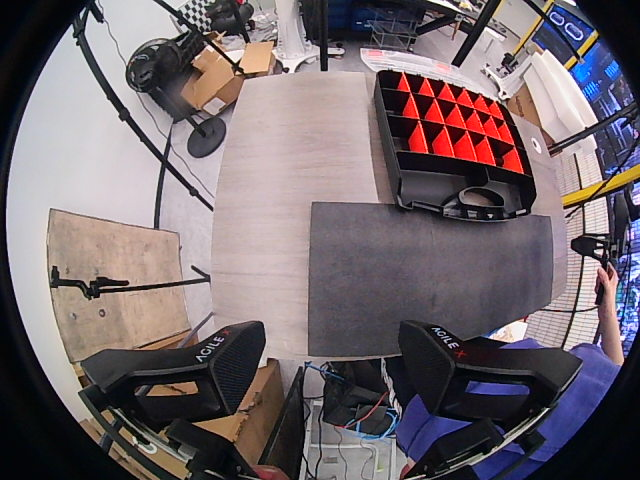
#> input picture report/allure-report/data/attachments/1fb1f3129f131bc5.png, 640 x 480 px
$ python -i extract_mcap_image.py   (imports and definitions only)
#> lines starting #> are read from the running program, lines starting #| are printed output that depends on the picture
"""
从 MCAP 文件中提取指定 topic 在指定纳秒时间戳附近的图像消息
支持保存图像元数据及解码后的图片文件
"""

import io
import json
import os
import re
import sys
import struct
import subprocess
from pathlib import Path
from datetime import datetime
from typing import Any, Optional, Sequence, TypedDict

from mcap.reader import make_reader

from common.mcap_source import (
    DEFAULT_INITIAL_SEARCH_WINDOW_NS,
    adaptive_search_windows,
    local_mcap_sources,
    mcap_source_name,
    open_mcap_source,
    read_mcap_window_messages,
    select_mcap_sources_for_window,
)


class ParsedImageInfo(TypedDict):
    header_stamp_sec: int
    header_stamp_nanosec: int
    frame_id: str
    height: int
    width: int
    encoding: str
    is_bigendian: int
    step: int
    data: bytes
    data_length: int


class SaveImageResult(TypedDict):
    saved_paths: list[str]
    preview_path: Optional[str]
    preview_error: Optional[str]


def _sanitize_filename_component(value: str) -> str:
    sanitized = re.sub(r"[^0-9A-Za-z\u4e00-\u9fff_-]+", "_", str(value).strip())
    return sanitized.strip("_") or "unknown"


# [15 lines left out: functions _infer_side_label, clean_path, not called in this run]


def ns_to_str(ns: int) -> str:
    dt = datetime.fromtimestamp(ns / 1e9)
    return dt.strftime("%Y-%m-%d %H:%M:%S.%f")[:-3]


def parse_ros2_image(data: bytes) -> Optional[ParsedImageInfo]:
    """
    手动解析 ROS2 sensor_msgs/Image 的 CDR 序列化数据。
    不依赖 ROS2 环境，仅解析前几个固定字段获取图像元信息。
    返回字典或 None。
    """
    try:
        offset = 0

        def align(boundary: int):
            nonlocal offset
            remainder = offset % boundary
            if remainder:
                offset += boundary - remainder

        def ensure_size(size: int):
            if offset + size > len(data):
                raise ValueError("消息长度不足，无法继续解析")

        # CDR 头部 4 字节（通常跳过）
        if len(data) < 4:
            return None
        offset += 4

        # --- header.stamp.sec (uint32) ---
        align(4)
        ensure_size(4)
        sec = struct.unpack_from("<I", data, offset)[0]
        offset += 4
        # --- header.stamp.nanosec (uint32) ---
        ensure_size(4)
        nanosec = struct.unpack_from("<I", data, offset)[0]
        offset += 4

        # --- header.frame_id (string) ---
        # ROS2 CDR string: 4-byte length (含末尾\0), 内容, 4-byte 对齐
        align(4)
        ensure_size(4)
        fid_len = struct.unpack_from("<I", data, offset)[0]
        offset += 4
        ensure_size(fid_len)
        frame_id = data[offset:offset + fid_len - 1].decode("utf-8", errors="ignore") if fid_len > 0 else ""
        offset += fid_len
        # 4 字节对齐
        align(4)

        # --- height (uint32) ---
        ensure_size(4)
        height = struct.unpack_from("<I", data, offset)[0]
        offset += 4
        # --- width (uint32) ---
        ensure_size(4)
        width = struct.unpack_from("<I", data, offset)[0]
        offset += 4

        # --- encoding (string) ---
        align(4)
        ensure_size(4)
        enc_len = struct.unpack_from("<I", data, offset)[0]
        offset += 4
        ensure_size(enc_len)
        encoding = data[offset:offset + enc_len - 1].decode("utf-8", errors="ignore") if enc_len > 0 else ""
        offset += enc_len

        # --- is_bigendian (uint8) ---
        ensure_size(1)
        is_bigendian = struct.unpack_from("<B", data, offset)[0]
        offset += 1
        align(4)

        # --- step (uint32) ---
        ensure_size(4)
        step = struct.unpack_from("<I", data, offset)[0]
        offset += 4

        # --- data (uint8[]) ---
        align(4)
        ensure_size(4)
        data_len = struct.unpack_from("<I", data, offset)[0]
        offset += 4
        ensure_size(data_len)
        image_data = data[offset:offset + data_len]

        result: ParsedImageInfo = {
            "header_stamp_sec": sec,
            "header_stamp_nanosec": nanosec,
            "frame_id": frame_id,
            "height": height,
            "width": width,
            "encoding": encoding,
            "is_bigendian": is_bigendian,
            "step": step,
            "data": image_data,
            "data_length": data_len,
        }
        return result
    except Exception:
        return None


def parse_ros2_compressed_image(data: bytes) -> Optional[ParsedImageInfo]:
    """解析 ROS2 sensor_msgs/CompressedImage，并统一转换为原始像素信息。"""
    try:
        from PIL import Image

        offset = 4  # CDR encapsulation header

        def align(boundary: int):
            nonlocal offset
            remainder = offset % boundary
            if remainder:
                offset += boundary - remainder

        def ensure_size(size: int):
            if offset + size > len(data):
                raise ValueError("消息长度不足，无法继续解析")

        def read_cdr_string() -> str:
            nonlocal offset
            align(4)
            ensure_size(4)
            value_length = struct.unpack_from("<I", data, offset)[0]
            offset += 4
            ensure_size(value_length)
            value = (
                data[offset:offset + value_length - 1].decode("utf-8", errors="ignore")
                if value_length > 0
                else ""
            )
            offset += value_length
            return value

        if len(data) < 4:
            return None

        align(4)
        ensure_size(8)
        sec = struct.unpack_from("<i", data, offset)[0]
        offset += 4
        nanosec = struct.unpack_from("<I", data, offset)[0]
        offset += 4
        frame_id = read_cdr_string()
        _compressed_format = read_cdr_string()

        align(4)
        ensure_size(4)
        compressed_length = struct.unpack_from("<I", data, offset)[0]
        offset += 4
        ensure_size(compressed_length)
        compressed_data = data[offset:offset + compressed_length]

        with Image.open(io.BytesIO(compressed_data)) as image:
            image.load()
            if image.mode in {"1", "L", "I", "I;16", "F"}:
                normalized = image.convert("L")
                encoding = "mono8"
                channels = 1
            elif "A" in image.getbands():
                normalized = image.convert("RGBA")
                encoding = "rgba8"
                channels = 4
            else:
                normalized = image.convert("RGB")
                encoding = "rgb8"
                channels = 3
            width, height = normalized.size
            image_data = normalized.tobytes()

        return {
            "header_stamp_sec": sec,
            "header_stamp_nanosec": nanosec,
            "frame_id": frame_id,
            "height": height,
            "width": width,
            "encoding": encoding,
            "is_bigendian": 0,
            "step": width * channels,
            "data": image_data,
            "data_length": len(image_data),
        }
    except Exception:
        return None


def parse_ros2_image_message(
    data: bytes,
    schema_name: str | None = None,
) -> Optional[ParsedImageInfo]:
    """根据 MCAP schema 解析原始或压缩 ROS2 图片消息。"""
    normalized_schema = (schema_name or "").strip().lower()
    if normalized_schema.endswith("/compressedimage"):
        return parse_ros2_compressed_image(data)
    if normalized_schema.endswith("/image"):
        return parse_ros2_image(data)

    # 兼容没有 schema 元信息的旧 MCAP。
    return parse_ros2_image(data) or parse_ros2_compressed_image(data)


# [655 lines left out: functions decode_image_for_preview, open_image_file, save_image, extract_nearest_image_from_mcap, extract_nearest_images_from_mcap_directory, extract_global_nearest_image_from_mcap_directory and 3 more, not called in this run]


# [2 lines not run here, left out]

>>> import cv2
>>> picture = cv2.imread('../report/allure-report/data/attachments/1fb1f3129f131bc5.png', cv2.IMREAD_GRAYSCALE)
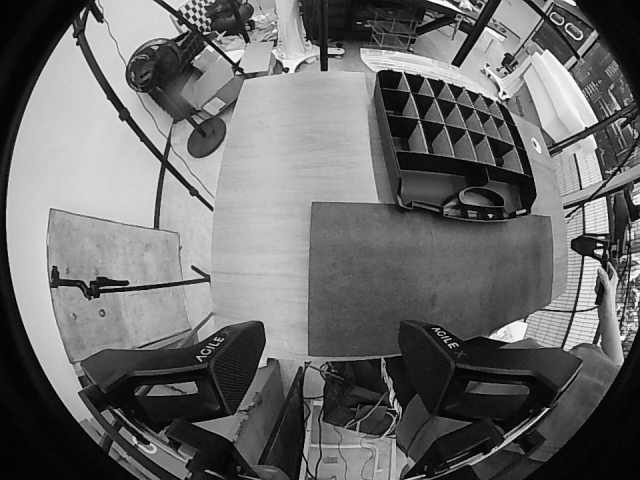
#> picture: shape (480, 640); min 0, max 254, mean 106.8
>>> result = parse_ros2_image_message(picture)
#> in parse_ros2_image, `sec = struct.unpack_from("<I", data, offset)[0]`: sec = 50529027
#> in parse_ros2_image, `nanosec = struct.unpack_from("<I", data, offset)[0]`: nanosec = 67371779
#> in parse_ros2_image, `fid_len = struct.unpack_from("<I", data, offset)[0]`: fid_len = 67372036
#> in parse_ros2_compressed_image, `sec = struct.unpack_from("<i", data, offset)[0]`: sec = 50529027
#> in parse_ros2_compressed_image, `nanosec = struct.unpack_from("<I", data, offset)[0]`: nanosec = 67371779
